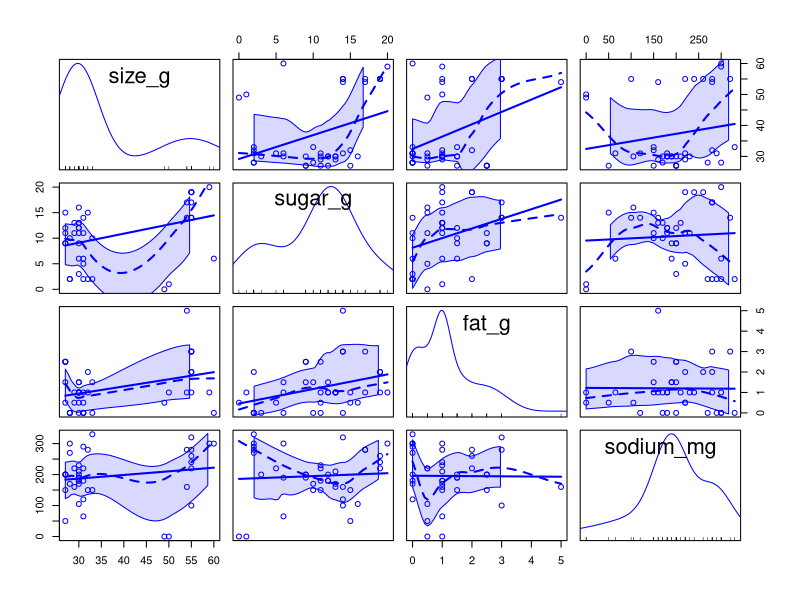
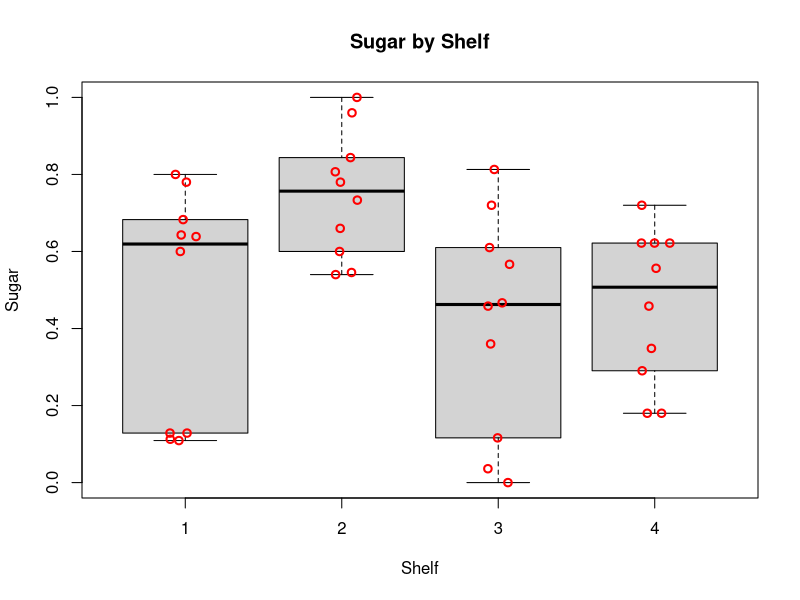
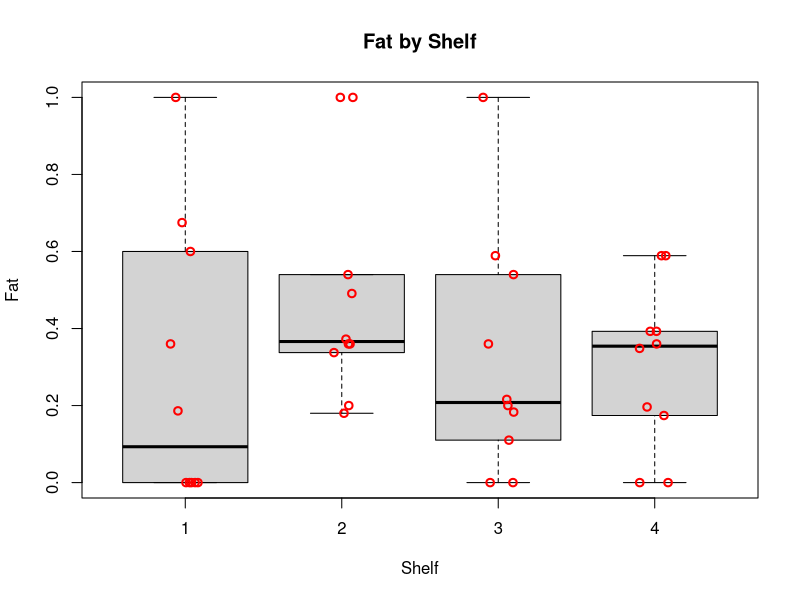
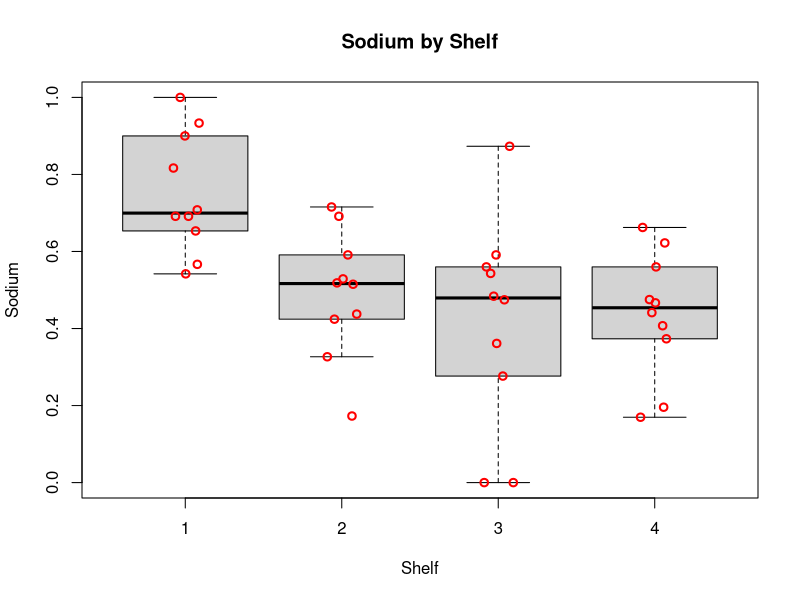
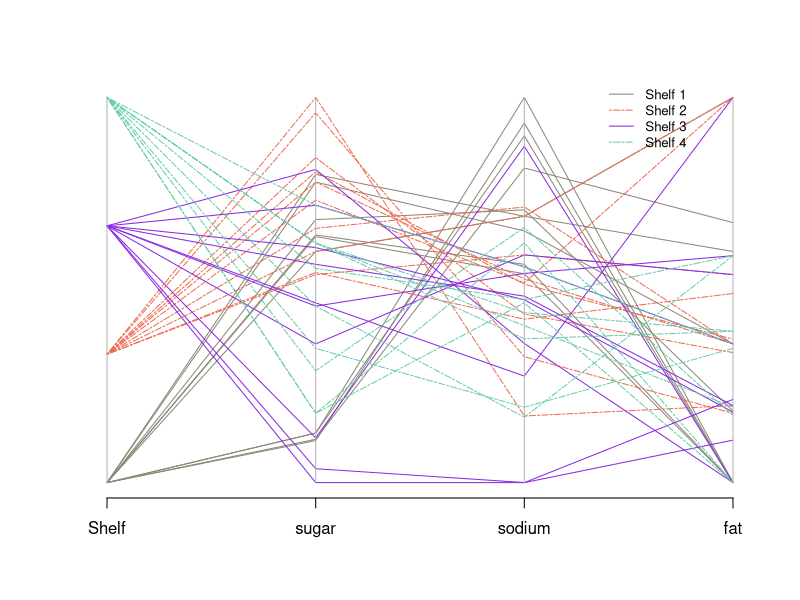
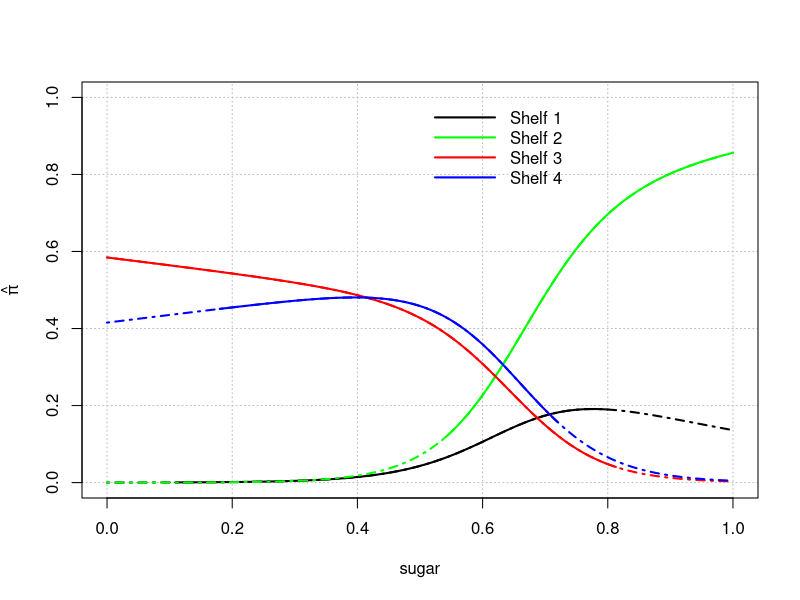

These charts were generated, in order, by the following R code:
## ---- chunk 1

#Load libraries and insert a function to tidy up the code when they are printed out
library(vcd, quietly=T)
library(nnet, quietly=T)
library(car, quietly=T)
library(Hmisc, quietly=T)
library(skimr, quietly=T)
library(MASS, quietly=T)

rm(list = ls())
library(knitr, quietly=T)
opts_chunk$set(tidy.opts=list(width.cutoff=60),tidy=TRUE)

## ---- chunk 2
cereal <- read.csv("cereal_dillons.csv")
str(cereal)
## ---- chunk 3
# Examine the data to check data validity before proceeding with the questions.
skim(cereal)
## ---- chunk 4
#suppress warnings
oldw <- getOption("warn")
options(warn = -1)
scatterplotMatrix(~ size_g + sugar_g + fat_g + sodium_mg, data = cereal)
#restore old warning level
options(warn = oldw)
## ---- chunk 5
standardize <- function(x) { (x - min(x)) / (max(x) - min(x))}
cereal2 <- data.frame(Shelf = cereal$Shelf, Cereal = cereal$Cereal, 
                      sugar = standardize(cereal$sugar_g / cereal$size_g),
                      fat = standardize(cereal$fat_g / cereal$size_g), 
                      sodium = standardize(cereal$sodium / cereal$size_g))
## ---- chunk 6
boxplot(formula = sugar ~ Shelf, data = cereal2, ylab = "Sugar", 
        xlab = "Shelf", main = "Sugar by Shelf", pars = list(outpch=NA))
stripchart(x = cereal2$sugar ~ cereal2$Shelf, lwd = 2, col = "red", 
           method = "jitter", vertical = TRUE, pch = 1, add = TRUE)

boxplot(formula = fat ~ Shelf, data = cereal2, ylab = "Fat", 
        xlab = "Shelf", main = "Fat by Shelf",pars = list(outpch=NA))
stripchart(x = cereal2$fat ~ cereal2$Shelf, lwd = 2, col = "red", 
           method = "jitter", vertical = TRUE, pch = 1, add = TRUE)

boxplot(formula = sodium ~ Shelf, data = cereal2, ylab = "Sodium", 
        xlab = "Shelf", main = "Sodium by Shelf", pars = list(outpch=NA))
stripchart(x = cereal2$sodium ~ cereal2$Shelf, lwd = 2, col = "red", 
           method = "jitter", vertical = TRUE, pch = 1, add = TRUE)

## ---- chunk 7
cereal3<-data.frame(cereal2[1], cereal2[3], cereal2[5], cereal2[4])

# Colors by condition:
cereal.colors<-ifelse(test = cereal2$Shelf==1, yes = "cornsilk4", 
                no = ifelse(test = cereal2$Shelf==2, yes = "coral2", 
                no = ifelse(test = cereal2$Shelf==3, yes = "blueviolet", no= "aquamarine3")))
# Line type by condition:
cereal.lty<-ifelse(test = cereal2$Shelf==1, yes = "solid", 
                no = ifelse(test = cereal2$Shelf==2, yes = "twodash", 
                no = ifelse(test = cereal2$Shelf==3, yes = "solid", no = "twodash")))

parcoord(x = cereal3, col = cereal.colors, lty = cereal.lty)  # Plot
legend(x = 3.35, y = 1.05, legend = c("Shelf 1", "Shelf 2", "Shelf 3", "Shelf 4"), 
       lty = c("solid", "twodash", "solid", "twodash"), 
       col=c("cornsilk4", "coral2", "blueviolet","aquamarine3"), cex=0.8, bty="n")
## ---- chunk 8
levels(as.factor(cereal2$Shelf))
mod1 <- multinom(as.factor(Shelf) ~ sugar + fat + sodium, data=cereal2)
summary(mod1)
Anova(mod1)
## ---- chunk 9
## Create expanded models including interaction terms between all pairs 
## of explanatory variables and triple interaction between all 3.

modA <- multinom(as.factor(Shelf) ~ sugar + fat + sodium + sugar:fat, 
                 data = cereal2, maxit = 1000, trace=FALSE)
Anova(modA)

modB <- multinom(as.factor(Shelf) ~ sugar + fat + sodium + sugar:sodium, 
                 data = cereal2, maxit = 1000, trace=FALSE)
Anova(modB)

modC <- multinom(as.factor(Shelf) ~ sugar + fat + sodium + fat:sodium, 
                 data = cereal2, maxit = 1000, trace=FALSE)
Anova(modC)

modD <- multinom(as.factor(Shelf) ~ sugar + fat + sodium + fat:sodium:sugar, 
                 data = cereal2, maxit = 1000, trace=FALSE)
Anova(modD)

modE <- multinom(as.factor(Shelf) ~ sugar + fat + sodium + sugar:fat +
                   sugar:sodium + fat:sodium + fat:sodium:sugar, 
                 data = cereal2, maxit = 10000, trace=FALSE)
Anova(modE)
## ---- chunk 10
stand.new <- function(meas, serv_size, comparison) {
  ( meas/serv_size - min(comparison)) / (max(comparison) - min(comparison))
  }
newdata <- data.frame(sugar = stand.new(12, 28, cereal$sugar_g/cereal$size_g), 
                      fat = stand.new(0.5, 28, cereal$fat_g/cereal$size_g),
                      sodium = stand.new(130, 28, cereal$sodium_mg/cereal$size_g))

round(predict(object = mod1, newdata = newdata, type = "probs", se.fit = TRUE),7)
## ---- chunk 11
beta.h<-coefficients(mod1)
beta.h
mean_fat <- mean(cereal2$fat)
mean_sodium <- mean(cereal2$sodium)


# Create plotting area first to make sure get the whole region with respect to x-axis
curve(expr = 1/(1 + exp(beta.h[1,1] + beta.h[1,2]*x) +exp(beta.h[2,1] +beta.h[2,2]*x)), 
      ylab = expression(hat(pi)),  xlab = "sugar", 
      xlim = c(min(cereal2$sugar), max(cereal2$sugar)), 
      ylim = c(0, 1), col = "black", lty = "solid", lwd = 2, n = 1000, type = "n",
      panel.first = grid(col = "gray", lty = "dotted"))

## Plot each pi_j
# Shelf1
curve(expr = 1/(1 +exp(beta.h[1,1]+beta.h[1,2]*x+beta.h[1,3]*mean_fat+beta.h[1,4]*mean_sodium)
                  +exp(beta.h[2,1]+beta.h[2,2]*x+beta.h[2,3]*mean_fat+beta.h[2,4]*mean_sodium)
                  +exp(beta.h[3,1]+beta.h[3,2]*x+beta.h[3,3]*mean_fat+beta.h[3,4]*mean_sodium)),
  col = "black", lty = "solid", lwd = 2, n = 1000, add = TRUE,
  xlim = c(min(cereal2$sugar[cereal2$Shelf == 1]), max(cereal2$sugar[cereal2$Shelf == 1])))

curve(expr = 1/(1 +exp(beta.h[1,1]+beta.h[1,2]*x+beta.h[1,3]*mean_fat+beta.h[1,4]*mean_sodium)
                  +exp(beta.h[2,1]+beta.h[2,2]*x+beta.h[2,3]*mean_fat+beta.h[2,4]*mean_sodium)
                  +exp(beta.h[3,1]+beta.h[3,2]*x+beta.h[3,3]*mean_fat+beta.h[3,4]*mean_sodium)),
  col = "black", lty = "dotdash", lwd = 2, n = 1000, add = TRUE,
  xlim = c(0,1))

# Shelf2
curve(expr = exp(beta.h[1,1]+beta.h[1,2]*x+beta.h[1,3]*mean_fat+beta.h[1,4]*mean_sodium)/
               (1+exp(beta.h[1,1]+beta.h[1,2]*x+beta.h[1,3]*mean_fat+beta.h[1,4]*mean_sodium)
                 +exp(beta.h[2,1]+beta.h[2,2]*x+beta.h[2,3]*mean_fat+beta.h[2,4]*mean_sodium)
                 +exp(beta.h[3,1]+beta.h[3,2]*x+beta.h[3,3]*mean_fat+beta.h[3,4]*mean_sodium)), 
      col = "green", lty = "solid", lwd = 2, n = 1000, add = TRUE, 
      xlim = c(min(cereal2$sugar[cereal2$Shelf == 2]), max(cereal2$sugar[cereal2$Shelf == 2])))

curve(expr = exp(beta.h[1,1]+beta.h[1,2]*x+beta.h[1,3]*mean_fat+beta.h[1,4]*mean_sodium)/
               (1+exp(beta.h[1,1]+beta.h[1,2]*x+beta.h[1,3]*mean_fat+beta.h[1,4]*mean_sodium)
                 +exp(beta.h[2,1]+beta.h[2,2]*x+beta.h[2,3]*mean_fat+beta.h[2,4]*mean_sodium)
                 +exp(beta.h[3,1]+beta.h[3,2]*x+beta.h[3,3]*mean_fat+beta.h[3,4]*mean_sodium)), 
      col = "green", lty = "dotdash", lwd = 2, n = 1000, add = TRUE, 
      xlim = c(0,1))

# Shelf3
curve(expr = exp(beta.h[2,1]+beta.h[2,2]*x+beta.h[2,3]*mean_fat+beta.h[2,4]*mean_sodium)/
               (1+exp(beta.h[1,1]+beta.h[1,2]*x+beta.h[1,3]*mean_fat+beta.h[1,4]*mean_sodium)
                 +exp(beta.h[2,1]+beta.h[2,2]*x+beta.h[2,3]*mean_fat+beta.h[2,4]*mean_sodium)
                 +exp(beta.h[3,1]+beta.h[3,2]*x+beta.h[3,3]*mean_fat+beta.h[3,4]*mean_sodium)),
  col = "red", lty = "solid", lwd = 2, n = 1000, add = TRUE,
  xlim = c(min(cereal2$sugar[cereal2$Shelf == 3]), max(cereal2$sugar[cereal2$Shelf == 3])))

curve(expr = exp(beta.h[2,1]+beta.h[2,2]*x+beta.h[2,3]*mean_fat+beta.h[2,4]*mean_sodium)/
               (1+exp(beta.h[1,1]+beta.h[1,2]*x+beta.h[1,3]*mean_fat+beta.h[1,4]*mean_sodium)
                 +exp(beta.h[2,1]+beta.h[2,2]*x+beta.h[2,3]*mean_fat+beta.h[2,4]*mean_sodium)
                 +exp(beta.h[3,1]+beta.h[3,2]*x+beta.h[3,3]*mean_fat+beta.h[3,4]*mean_sodium)),
  col = "red", lty = "dotdash", lwd = 2, n = 1000, add = TRUE,
  xlim = c(0,1))

# Shelf4
curve(expr = exp(beta.h[3,1]+beta.h[3,2]*x+beta.h[3,3]*mean_fat+beta.h[3,4]*mean_sodium)/
               (1+exp(beta.h[1,1]+beta.h[1,2]*x+beta.h[1,3]*mean_fat+beta.h[1,4]*mean_sodium)
                 +exp(beta.h[2,1]+beta.h[2,2]*x+beta.h[2,3]*mean_fat+beta.h[2,4]*mean_sodium)
                 +exp(beta.h[3,1]+beta.h[3,2]*x+beta.h[3,3]*mean_fat+beta.h[3,4]*mean_sodium)),
  col = "blue", lty = "solid", lwd = 2, n = 1000, add = TRUE,
  xlim = c(min(cereal2$sugar[cereal2$Shelf == 4]), max(cereal2$sugar[cereal2$Shelf == 4])))   

curve(expr = exp(beta.h[3,1]+beta.h[3,2]*x+beta.h[3,3]*mean_fat+beta.h[3,4]*mean_sodium)/
               (1+exp(beta.h[1,1]+beta.h[1,2]*x+beta.h[1,3]*mean_fat+beta.h[1,4]*mean_sodium)
                 +exp(beta.h[2,1]+beta.h[2,2]*x+beta.h[2,3]*mean_fat+beta.h[2,4]*mean_sodium)
                 +exp(beta.h[3,1]+beta.h[3,2]*x+beta.h[3,3]*mean_fat+beta.h[3,4]*mean_sodium)),
  col = "blue", lty = "dotdash", lwd = 2, n = 1000, add = TRUE,
  xlim = c(0,1))

legend(x = 0.5, y = 1.0, legend=c("Shelf 1", "Shelf 2", "Shelf 3", "Shelf 4"), 
       lty=c("solid","solid", "solid", "solid"),
  col=c("black","green","red", "blue"), bty="n", lwd = c(2,2,2), seg.len = 4)


## ---- chunk 12
sd.cereal<-apply(X=cereal2[, -c(2)], MARGIN = 2, FUN = sd)
c.value<-c(sd.cereal)[2:4]
# Estimated standard deviations for each explanatory variable
round(c.value,2)

conf.beta <- confint(object = mod1, level = 0.95)
ci.OR <- exp(c.value*conf.beta[2:4,1:2,])

#coefficients(mod1)
beta.hat2<-coefficients(mod1)[1,2:4]
beta.hat3<-coefficients(mod1)[2,2:4]
beta.hat4<-coefficients(mod1)[3,2:4]

# OR for j = 2 (Shelf 2 vs Shelf 1)
print("OR for j = 2 vs j = 1")
mid = exp(c.value*beta.hat2)
# Odds ratios and corresponding 95% confidence interval's lower (2.5%) and upper (97.5%) bounds 
round(data.frame(Lower_Bound = ci.OR[,1,1], Odds_Ratio = mid, Upper_Bound = ci.OR[,2,1]),4)
# Inverted confidence interval for significant variables for Shelf 2 vs Shelf 1
round(data.frame(Lower_Bound = 1/ci.OR[3,2,1], Odds_Ratio = 1/mid[3], 
                 Upper_Bound = 1/ci.OR[3,1,1]),4)
## ---- chunk 13
# OR for j = 3 (Shelf 3 vs Shelf 1)
print("OR for j = 3 vs j = 1")
mid = exp(c.value*beta.hat3)
# Odds ratios and corresponding 95% confidence interval's lower (2.5%) and upper (97.5%) bounds 
round(data.frame(Lower_Bound = ci.OR[,1,2], Odds_Ratio = mid, Upper_Bound = ci.OR[,2,2]),4)
# Inverted confidence interval for significant variables for Shelf 3 vs Shelf 1
round(data.frame(Lower_Bound = 1/ci.OR[c(1,3),2,2], Odds_Ratio = 1/mid[c(1,3)], 
                 Upper_Bound = 1/ci.OR[c(1,3),1,2]),4)
## ---- chunk 14
# OR for j = 4 (Shelf 4 vs Shelf 1)
print("OR for j = 3 vs j = 1")
mid = exp(c.value*beta.hat4)
# Odds ratios and corresponding 95% confidence interval's lower (2.5%) and upper (97.5%) bounds 
round(data.frame(Lower_Bound = ci.OR[,1,3], Odds_Ratio = mid, Upper_Bound = ci.OR[,2,3]),4)
# Inverted confidence interval for significant variables for Shelf 4 vs Shelf 1
round(data.frame(Lower_Bound = 1/ci.OR[c(1,3),2,3], Odds_Ratio = 1/mid[c(1,3)], 
                 Upper_Bound = 1/ci.OR[c(1,3),1,3]),4)
## ---- chunk 15
cereal2$new_shelf <- relevel(as.factor(cereal2$Shelf),"2")
mod.fit <- multinom(new_shelf ~ sugar + fat + sodium, data = cereal2)
conf.beta.new <- confint(object = mod.fit, level = 0.95)
ci.OR.new <- exp(c.value*conf.beta.new[2:4,1:2,])
beta.hat3.new<-coefficients(mod.fit)[2,2:4]
beta.hat4.new<-coefficients(mod.fit)[3,2:4]

# OR for j = 3 (Shelf 3 vs Shelf 2)
print("OR for j = 3 vs j = 2")
mid = exp(c.value*beta.hat3.new)
# Odds ratios and corresponding 95% confidence interval's lower (2.5%) and upper (97.5%) bounds 
round(data.frame(Lower_Bound = ci.OR.new[,1,2], Odds_Ratio = mid, 
                 Upper_Bound = ci.OR.new[,2,2]),4)
# Inverted confidence interval for significant variables for Shelf 3 vs Shelf 2
round(data.frame(Lower_Bound = 1/ci.OR.new[1,2,2], Odds_Ratio = 1/mid[1], 
                 Upper_Bound = 1/ci.OR.new[1,1,2]),4)
## ---- chunk 16
# OR for j = 4 (Shelf 4 vs Shelf 2)
print("OR for j = 4 vs j = 2")
mid = exp(c.value*beta.hat4.new)
# Odds ratios and corresponding 95% confidence interval's lower (2.5%) and upper (97.5%) bounds 
round(data.frame(Lower_Bound = ci.OR.new[,1,3], Odds_Ratio = mid, 
                 Upper_Bound = ci.OR.new[,2,3]),2)
# Inverted confidence interval for significant variables for Shelf 4 vs Shelf 2
round(data.frame(Lower_Bound = 1/ci.OR.new[1,2,3], Odds_Ratio = 1/mid[1], 
                 Upper_Bound = 1/ci.OR.new[1,1,3]),4)
## ---- chunk 17
cereal2$new_shelf <- relevel(as.factor(cereal2$Shelf),"3")
mod.fit <- multinom(new_shelf ~ sugar + fat + sodium, data = cereal2)
conf.beta.new <- confint(object = mod.fit, level = 0.95)
ci.OR.new <- exp(c.value*conf.beta.new[2:4,1:2,])
beta.hat4.new<-coefficients(mod.fit)[3,2:4]

# OR for j = 4 (Shelf 3 vs Shelf 3)
print("OR for j = 4 vs j = 3")
mid = exp(c.value*beta.hat4.new)
# Odds ratios and corresponding 95% confidence interval's lower (2.5%) and upper (97.5%) bounds 
round(data.frame(Lower_Bound = ci.OR.new[,1,3], Odds_Ratio = mid, 
                 Upper_Bound = ci.OR.new[,2,3]),4)
